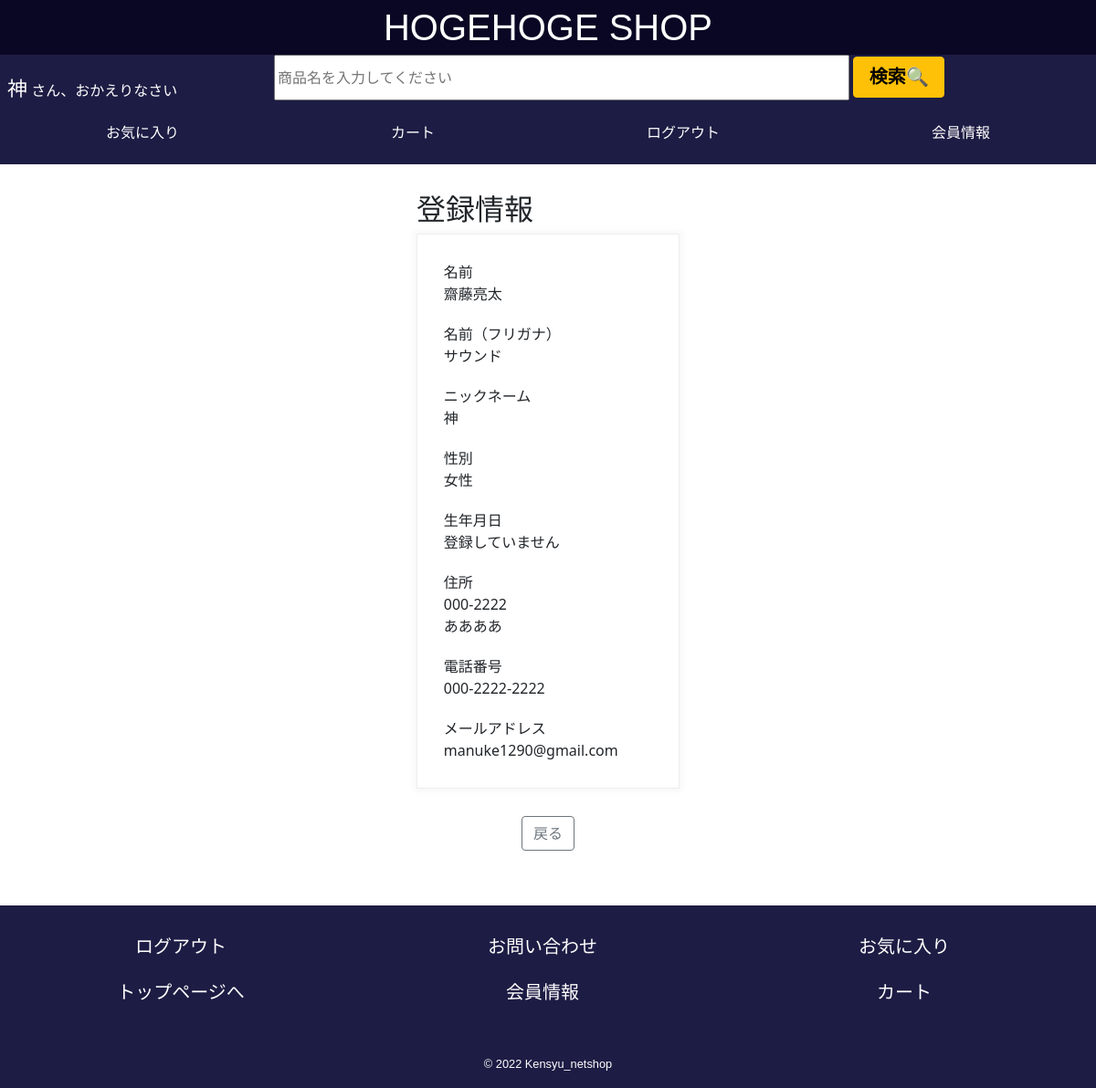
The app's page /kaiinjouhou/touroku_jouhou.php (signed in) with its own data.
### tables this page shows
CREATE TABLE `users` (
  `id` int(11) NOT NULL COMMENT 'ユーザーID',
  `name` varchar(255) NOT NULL COMMENT 'ユーザー名',
  `name_kana` varchar(255) NOT NULL COMMENT 'ユーザー仮名',
  `nickname` varchar(255) NOT NULL COMMENT 'ニックネーム',
  `sex` int(11) DEFAULT NULL COMMENT '性別',
  `birthday` date DEFAULT NULL COMMENT '誕生日',
  `zipcode` varchar(255) NOT NULL COMMENT '郵便番号',
  `address` varchar(255) NOT NULL COMMENT '住所',
  `tell` varchar(20) NOT NULL COMMENT '電話番号',
  `email` varchar(255) NOT NULL COMMENT 'メールアドレス',
  `pass` varchar(255) NOT NULL COMMENT 'パスワード',
  `created` timestamp NOT NULL DEFAULT CURRENT_TIMESTAMP COMMENT '作成日',
  `updatetime` timestamp NOT NULL DEFAULT CURRENT_TIMESTAMP ON UPDATE CURRENT_TIMESTAMP COMMENT '更新日'
);

### kaiinjouhou/touroku_jouhou.php (the view, shortened to what this page needs)
<?php
require('../library.php');
if (isset($_SESSION['id'])) {
    $id = $_SESSION['id'];
} else {
    $login = 1;
    header('Location:../login/login.php?login='.$login.'');
    exit();
}
$db2 = dbconnect();
$sql = 'select id, name, name_kana, nickname, sex, birthday, zipcode, address, tell, email from users where id=?';
$stmt = $db2->prepare($sql);
$stmt->bind_param("i", $id);
$success = $stmt->execute();
$stmt->bind_result($id, $name, $name_kana, $nickname, $sex, $birthday, $zipcode, $address, $tell, $email);
?>
<!DOCTYPE html>
<html lang="ja">
<head>
    <link href="https://cdn.jsdelivr.net/npm/bootstrap@5.0.2/dist/css/bootstrap.min.css" rel="stylesheet">
    <link rel="stylesheet" href="../style.css">
</head>
<body>
    <header>
        <?php header_inc(); ?>
    </header>
    <main class="kaiin-body">
        <div class="kakunin_container">
            <h2>登録情報</h2>
            <div class="kakunin_value">
                <?php while ( $stmt->fetch() ): ?>
                    <p>名前<br><?php echo h($name); ?></p>
                    <p>名前（フリガナ）<br><?php echo h($name_kana); ?></p>
                    <p>ニックネーム<br><?php echo h($nickname); ?></p>
                    <p>
                        性別<br><?php h($sex);
                        if(($sex == 1)) {
                            echo "男性";
                        } else if ( ($sex) == 2) {
                            echo "女性";
                        } else {
                            echo "その他";
                        } ?>
                    </p>
                    <?php if (empty($birthday)) : ?>
                        <p>生年月日<br>登録していません</p>
                    <?php else : ?>
                        <p>生年月日<br><?php echo h($birthday); ?></p>
                    <?php endif; ?>
                    <p style="width:100%; word-wrap: break-word;">
                        住所<br><?php echo h($zipcode); ?><br>
                        <?php echo h($address); ?>
                    </p>
                    <p>電話番号<br><?php echo $tell; ?></p>
                    <p>メールアドレス<br><?php echo h($email); ?></p>
                <?php endwhile; ?>
                    </div>
        </div>
        <div class="btn-pos">
                    <button button class="btn btn-outline-secondary btn-block" onclick="location.href='kaiin_jouhou.php'">戻る</button>
        </div>
    </main>
    <footer>
    </footer>
</body>
</html>

### head/header_logout.php (shortened to what this page needs)
<?php
global $user_name;
global $search;
$db = dbconnect();
$userid = $_SESSION['id'];
$sql1 ='select * from users where id='.$userid.'';
$stmt1 = $db->query($sql1);
while($rec1 =$stmt1->fetch_assoc()){
  $user_name = $rec1["nickname"];
}
if (isset($_GET['search'])) {
    $search = h($_GET['search']);
    $search_value = $search;
    $db = dbconnect();
    $sc = "where name LIKE '%$search%'";
} else {
    $search = '';
}
?>
<div class="title_header">
    <h1 class="title"><a href="../top/top.php">HOGEHOGE SHOP</a></h1>
</div>
<div class="header_list">
    <div class="serch">
        <div class="header-message">
            <div class="header-message-left">
                <p><span><?php echo $user_name; ?></span>&nbsp;さん、おかえりなさい</p>
            </div>
            <div class="header-message-right">
                <form action="../top/top.php" method="get">
                    <?php if (isset($_GET['search'])) : ?>
                        <input type="text" class="text_box" name="search" value="<?php echo $search ?>">
                    <?php else : ?>
                        <input type="text" class="text_box" name="search" placeholder="商品名を入力してください">
                    <?php endif; ?>
                        <button type="submit" class="btn btn-warning" id="serch_button">検索🔍</button>
                    </div>
            </div>
        </div>
        <div class="header-link">
            <p><a href="../favo/favorite.php">お気に入り</a></p>
            <p><a href="../top/cart.php">カート</a></p>
            <p><a href="../login/logout.php">ログアウト</a></p>
            <p><a href="../kaiinjouhou/kaiin_jouhou.php">会員情報</a></p>
        </div>
    </div>

### style.css (style rules this page uses)
html { font-size: 100%; }
main { flex: 1; }
h1 { font-family: Arial, Helvetica, sans-serif; margin:20px auto 20px; }
p { margin:20px auto 0px; }
a { text-decoration: none; }
body { display: flex; flex-flow: column; min-height: 100vh; }
footer { margin-top: 30px; }
.title_header { display: flex; width: 100%; height: 60px; background-color: rgb(10, 7, 36); align-items: center; }
.title a { color: rgb(255, 255, 255); }
.text_box { width: 70%; height: 50px; }
#serch_button { width:100px; height: 45px; margin-bottom: 5px; font-weight: bold; font-size: 1.25rem; }
@media screen and (min-width: 960px) { .header-message { display: flex; } }
.header-message p { color: white; text-align: left; margin-left: 0.5em; }
.header-message span { font-size: 22px; }
.header-message-left { flex: 1; }
.header-message-right { flex: 3; }
.header-link { display: flex; }
.header-link a { color: white; }
.header_list { width: 100%; height: 120px; background-color: rgb(29, 28, 68); }
footer { background-color: rgb(29, 28, 68); width: 100%; height: 200px; }
.kakunin_container { padding-left: 35%; padding-right: 35%; }
.kakunin_value { border:1px solid #EEE; box-shadow:rgba(122, 122, 122, 0.0588235) 0px 0px 6px 3px; -webkit-box-shadow:rgba(122, 122, 122, 0.0588235) 0px 0px 6px 3px; -moz-box-shadow:rgba(122, 122, 122, 0.0588235) 0px 0px 6px 3px; padding: 3% 10% 10%; }
.btn-pos { text-align: center; margin-top: 30px; }
.kaiin-body { margin: 80px; }
@media screen and (min-width: 768px) { .kaiin-body { max-width: 960px; margin: 30px auto; width: 100%; } }

### records on screen
users: nickname "神", name "齋藤亮太", name_kana "サウンド", sex "女性", zipcode "000-2222", address "ああああ", tell "000-2222-2222", email "manuke1290@gmail.com"
